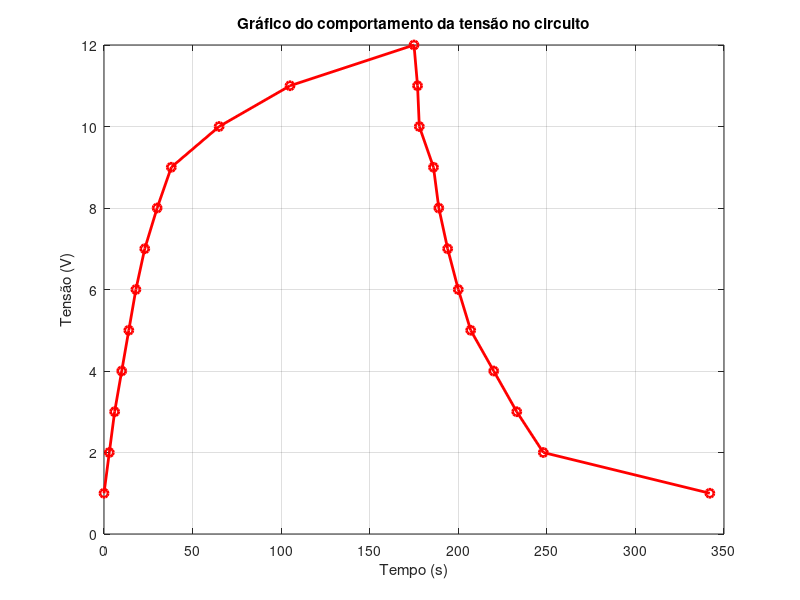

This figure's MATLAB source:
clc;
clear;

t = [0 3 6 10 14 18 23 30 38 65 105 175 177 178 186 189 194 200 207 220 233 248 342];
v = [1 2 3 4 5 6 7 8 9 10 11 12 11 10 9 8 7 6 5 4 3 2 1];

length(t)
length(v)

%t_descarga = [0 2 3 7 11 14 19 25 32 45 58 73 167];
%v_descarga = [12 11 10 9 8 7 6 5 4 3 2 1 0];

plot(t, v, 'r-o ', 'LineWidth', 2);
xlabel('Tempo (s)');
ylabel('Tensão (V)');
title("Gráfico do comportamento da tensão no circuito");
grid on;

ln_v = log(v);
p = polyfit(t, ln_v, 1); %ln(b) + a*x
slope = p(1)
y_intercept = p(2);
% Mostrar os resultados
fprintf('Inclinação (b) = %f\n', slope);
fprintf('Intercepto (ln(a)) = %f\n', y_intercept);